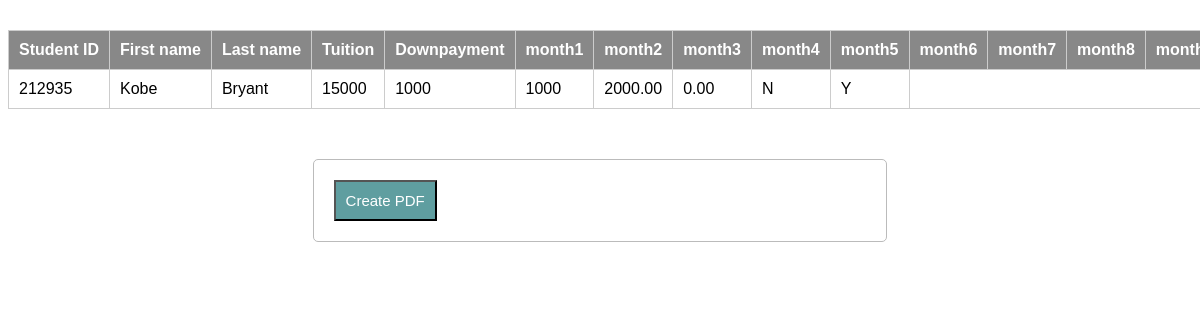
/generate10.php, run on the app's committed database.
### tables this page shows
CREATE TABLE `masterlist` (
  `Student_No` int(15) NOT NULL,
  `Status` varchar(45) DEFAULT NULL,
  `Last_name` varchar(45) DEFAULT NULL,
  `First_name` varchar(45) DEFAULT NULL,
  `Middle_initial` varchar(45) DEFAULT NULL,
  `Nickname` varchar(45) DEFAULT NULL,
  `Gender` varchar(45) DEFAULT NULL,
  `Date_of_birth` varchar(45) DEFAULT NULL,
  `Age` varchar(45) DEFAULT NULL,
  `Street` varchar(45) DEFAULT NULL,
  `Province` varchar(45) DEFAULT NULL,
  `Contact_No` varchar(45) DEFAULT NULL,
  `Fathers_name` varchar(45) DEFAULT NULL,
  `Fathers_contact_No` varchar(45) DEFAULT NULL,
  `Fathers_email` varchar(45) DEFAULT NULL,
  `Mothers_name` varchar(45) DEFAULT NULL,
  `Mothers_contact_No` varchar(45) DEFAULT NULL,
  `Mothers_email` varchar(45) DEFAULT NULL,
  `Guardians_name` varchar(45) DEFAULT NULL,
  `Relationship_with_student` varchar(45) DEFAULT NULL,
  `Guardians_email` varchar(45) DEFAULT NULL,
  `Guardians_contact_No` varchar(45) DEFAULT NULL,
  `Case` varchar(45) DEFAULT NULL,
  `One_on_one` varchar(45) DEFAULT NULL,
  `RR_class` varchar(45) DEFAULT NULL,
  `ABCs_class` varchar(45) DEFAULT NULL,
  `Beginner_class` varchar(45) DEFAULT NULL,
  `Skill_development_class` varchar(45) DEFAULT NULL,
  `Sight_reading_class` varchar(45) DEFAULT NULL,
  `Pre_Voc_class` varchar(45) DEFAULT NULL,
  `Learning_center` varchar(45) DEFAULT NULL,
  `BLC_class` varchar(45) DEFAULT NULL,
  `Kinder_music_class` varchar(45) DEFAULT NULL,
  `Group_class_SSDS` varchar(45) DEFAULT NULL,
  `SpEd_class_SSDS` varchar(45) DEFAULT NULL,
  `Antipolo_ABCs` varchar(45) DEFAULT NULL,
  `Antipolo_elementary` varchar(45) DEFAULT NULL,
  `Antipolo_high_school` varchar(45) DEFAULT NULL,
  `Supervisor_Teacher_in_charge` varchar(45) DEFAULT NULL,
  `Remarks` varchar(45) DEFAULT NULL,
  PRIMARY KEY (`Student_No`)
);

CREATE TABLE `accounts` (
  `student_id` int(11) NOT NULL,
  `first_name` varchar(45) DEFAULT NULL,
  `last_name` varchar(45) DEFAULT NULL,
  `prelim` int(11) DEFAULT NULL,
  `midterm` int(11) DEFAULT NULL,
  `final` int(11) DEFAULT NULL,
  `total_tuition` int(11) DEFAULT '0',
  `downpayment` int(11) DEFAULT '0',
  `month1` int(11) DEFAULT '0',
  `month2` int(11) DEFAULT '0',
  `month3` int(11) DEFAULT '0',
  `month4` int(11) DEFAULT '0',
  `month5` int(11) DEFAULT '0',
  `month6` int(11) DEFAULT '0',
  `month7` int(11) DEFAULT '0',
  `month8` int(11) DEFAULT '0',
  `month9` int(11) DEFAULT '0',
  `balance` decimal(11,2) DEFAULT '0.00',
  `total_payment` decimal(11,2) DEFAULT '0.00',
  `monthly_payment` decimal(11,2) DEFAULT '0.00',
  `late_payer` varchar(45) DEFAULT 'N',
  `late_payment1` int(11) DEFAULT '0',
  `late_payment2` int(11) DEFAULT '0',
  `late_payment3` int(11) DEFAULT '0',
  `late_payment4` int(11) DEFAULT '0',
  `late_payment5` int(11) DEFAULT '0',
  `fully_paid` varchar(45) DEFAULT 'N',
  PRIMARY KEY (`student_id`)
);

### generate10.php (the view, shortened to what this page needs)
<?php
function fetch_data(){
$output = '';
$connect = mysqli_connect("localhost", "root", "ieti19", "birthright_db");
$results = "SELECT * FROM birthright_db.masterlist, birthright_db.login, birthright_db.accounts where verified='1' and tag = '2' and month9 != '0' and Status='Enrolled' and user_id=student_id and user_id=Student_No and student_id=Student_No";
$result = mysqli_query($connect, $results);
	while($row = mysqli_fetch_array($result))
	{
	$net = ($row['total_tuition'] - $row['downpayment'] - $row['month1'] - $row['month2'] - $row['month3'] - $row['month4'] - $row['month5'] - $row['month6'] - $row['month7'] - $row['month8'] - $row['month9']);
	$output .= '
			<tr>
				<td>'.$row["student_id"].'</td>
				<td>'.$row["first_name"].'</td>
				<td>'.$row["last_name"].'</td>
				<td>'.$row["total_tuition"].'</td>
				<td>'.$row["downpayment"].'</td>
				<td>'.$row["month9"].'</td>
				<td>'.$row["balance"].'</td>
				<td>'.$row["monthly_payment"].'</td>
				<td>'.$row["fully_paid"].'</td>
				<td>'.$row["late_payer"].'</td>
			</tr>
	';
}
return $output;
}
?>
<!DOCTYPE html>
<html>
<head>
<link rel="stylesheet" type = "text/css" href = "gradestyle.css">
</head>
<body>
	<table class="table sticky">
		<tr>
			<th>Student&nbspID</th>
			<th>First&nbspname</th>
			<th>Last&nbspname</th>
			<th>Tuition</th>
			<th>Downpayment</th>
			<th>month1</th>
			<th>month2</th>
			<th>month3</th>
			<th>month4</th>
			<th>month5</th>
			<th>month6</th>
			<th>month7</th>
			<th>month8</th>
			<th>month9</th>
		</tr>
		<?php
		echo fetch_data();
		?>
	</table>
<form method="post">
<input type="submit" name="create_pdf" class="btn btn-danger" value="Create PDF"/>
</form>
</body>
</html>

### gradestyle.css (style rules this page uses)
body { font-size: 19px; }
table { width: 50%; margin: 30px auto; border-collapse: collapse; text-align: left; }
tr { border-bottom: 1px solid #cbcbcb }
th, td { border: none; height: 30px; padding: 2px; }
form { width: 45%; margin: 50px auto; text-align: left; padding: 20px; border: 1px solid #bbbbbb; border-radius: 5px; }
.btn { padding: 10px; font-size: 15px; color: white; background: #5F9EA0; border: none: border-radius: 5px; }

### generate10.php (style rules this page uses)
.table { font-family: sans-serif; border-collapse: collapse; font-size: 16px; background-color:white; }
.table th, .table td { padding: 10px; border: 1px solid #cccccc; background-color:white; }
.table th { background: #888888; color: #ffffff; }
.table.sticky th { position: sticky; top: 0; }

### data on the page
masterlist: accounts.student_id "212935", accounts.first_name "Kobe", accounts.last_name "Bryant", accounts.total_tuition "15000", accounts.downpayment "1000", accounts.month9 "1000", accounts.balance "2000.00", accounts.monthly_payment "0.00", accounts.fully_paid "N", accounts.late_payer "Y"
